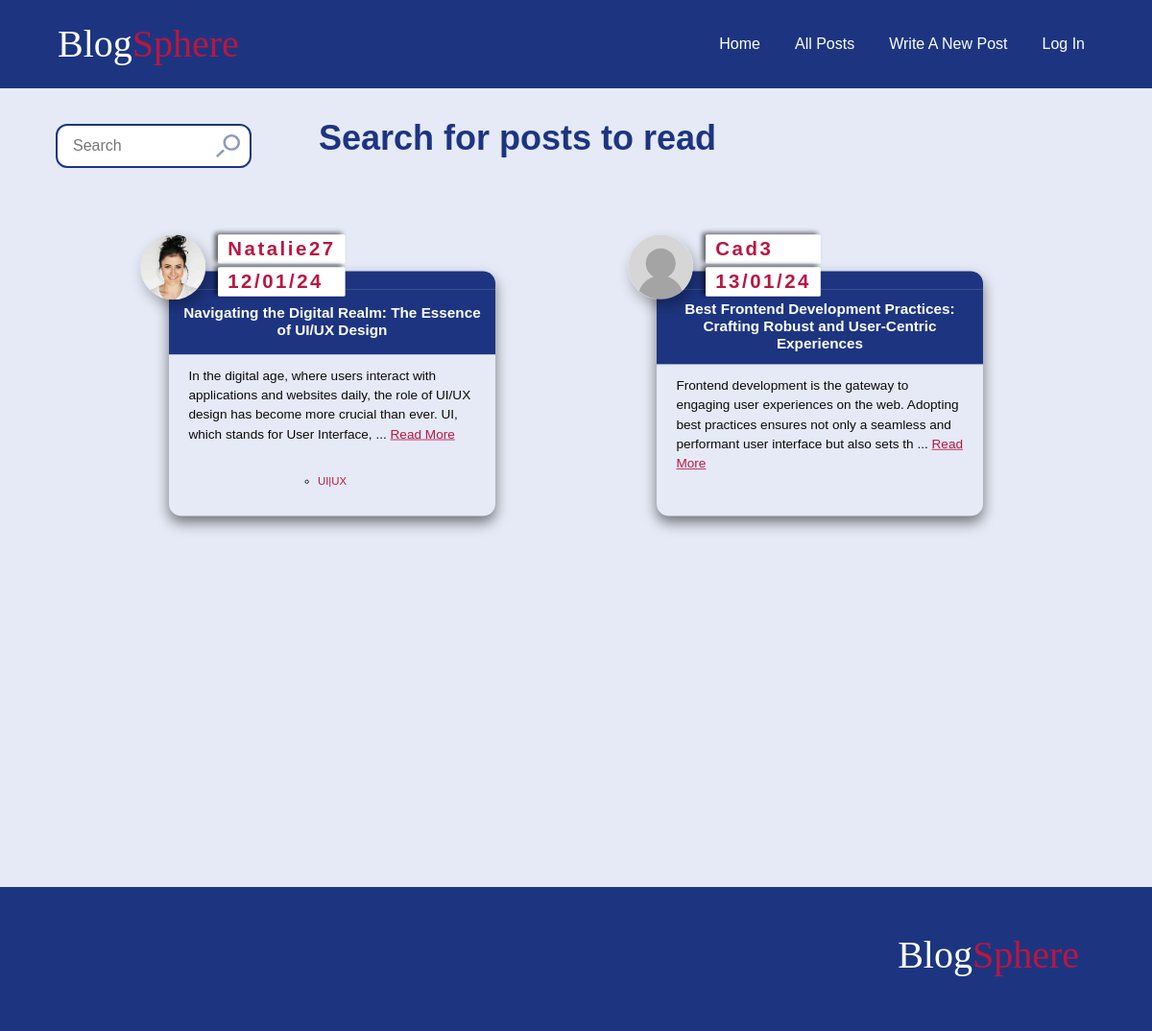
The app's page /posts/, older data.
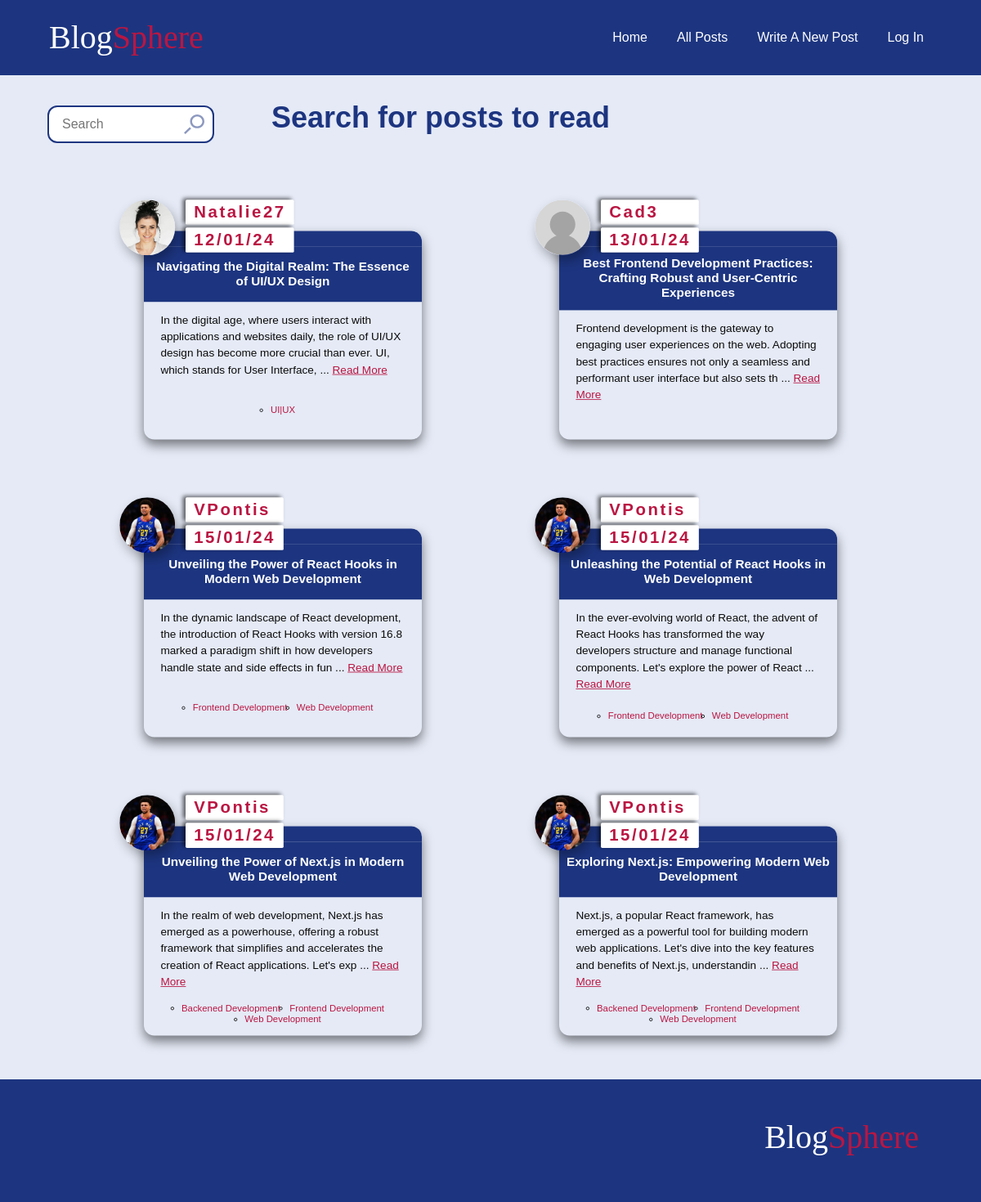
The same page, newer data.
### blog/models.py (models this page shows, shortened)
class Navigation(models.Model):
    text= models.CharField(max_length=100)
    destination= models.CharField(max_length=100)

class Post(models.Model):
    title = models.CharField(max_length=100)
    author = models.ForeignKey(User,  on_delete=models.CASCADE)
    body = models.TextField()
    created_at = models.DateField(auto_now=True)
    tags = models.ManyToManyField(Tag)
    slug = models.SlugField(unique=True, editable= False, blank= True, db_index=True, default='')

class Tag(models.Model):
    name = models.CharField(max_length=100)
    def __str__(self):
        return f'{self.name}'

### accounts/models.py (models this page shows, shortened)
class Profile(models.Model):
    MALE = 'M'
    FEMALE = 'F'
    OTHER = 'O'
    GENDER_CHOICES = [
        (MALE, 'Male'),
        (FEMALE, 'Female'),
        (OTHER, 'Other'),
    ]
    user = models.OneToOneField(User, on_delete=models.CASCADE)
    bio = models.TextField(blank=True,null=True,  max_length = 400)
    profile_pic = models.ImageField( blank=True, null=True)
    gender = models.CharField(null=True,  max_length=1,choices=GENDER_CHOICES, default= MALE)
    birthday = models.DateField(null=True, blank = True, default=default_date)
    job = models.CharField(blank=True, null=True,  max_length = 400)
    first_name = models.CharField(null=True, blank=True, max_length=100)
    last_name = models.CharField(null=True, blank=True, max_length=100)
    email = models.EmailField(null=True, blank=True,  max_length=254)
    full_name = models.CharField(null=True, max_length = 200, blank= True)
    country = models.CharField(null=True, blank=True, max_length=100)
    city = models.CharField(null=True, blank=True, max_length=100)
    following = models.ManyToManyField('self',symmetrical=False, blank=True)
    followers = models.ManyToManyField("self", related_name="followed_by", symmetrical=False, blank=True)

### blog/views.py (the view)
# urls.py: path('posts/', views.all_posts, name='posts'),
def all_posts(request):
   q = request.GET.get('q', '').strip()
   tag = request.GET.get('tag', '')
   filter_param = request.GET.get('filter', '')
   all_posts = posts.all()
   filtered_posts_by_author = posts.filter(author__username__contains=q)
   filtered_posts_by_title =all_posts.filter(title__icontains=q)
   filtered_posts_by_tag = posts.filter(Q(tags__name__contains=q)| Q(tags__name = tag)).distinct()
   if q:
      filtered_posts = posts.filter(
      Q(tags__name=tag) |
      Q(tags__name__icontains=q) |
      Q(author__username__icontains=q) |
      Q(slug__icontains=q)
   ).distinct()
   else:
      filtered_posts = None;
   tag_posts = posts.filter(tags__name = tag)
   context = {
      'all_posts': all_posts,
      'tag': tag,
      'filter': filter_param,
      'filtered_posts': filtered_posts,
      'search': q,
      'tag_posts': tag_posts,
      "filtered_posts_by_author": filtered_posts_by_author,
      "filtered_posts_by_title": filtered_posts_by_title,
      "filtered_posts_by_tag": filtered_posts_by_tag
   }
   return render(request, 'blog/posts.html', context)

### blog/context_processors.py (called while the page is built)
def render_Nav_processor(request):
  if request.user.is_authenticated:
    navigation_links = Navigation.objects.exclude(destination = 'login')
  else:
    navigation_links = Navigation.objects.exclude(destination = 'logout').exclude(destination = 'editProfile')
  return  {
        'nav_links': navigation_links
    }

### blog/templates/blog/posts.html (shortened to what this page needs)
{% extends '../layout.html'%}
{% load static%}
{% block style %}
<link rel="stylesheet" href="{% static "posts.css"%}">
<link rel="stylesheet" href="{% static "article.css"%}">
{% endblock  %}
{% block content %}
<div class="heading-row" >
    <form class="search-container" action={{request.path}} method="GET">
        <input class="search-input" type="text"  placeholder="Search" name="q" id="q">
        <img class="search-icon" src="{% static 'search-icon.svg' %}" alt="search icon">
    </form>
    {% if filtered_posts %}
    <div class="search-container">
<h1>Search Results: <span class="search-container-count" > {{filtered_posts.count}}</span></h1>
<div class="search-container--filter">
{% if filtered_posts.count %}
<h4>Filter by:</h4>
<div class="filter-links">
<a class=" {% if filter == 'author' %} filter-active {% endif %}  filter-by--author filter-link" href="{% url 'posts'%}?filter=author&q={{search}}"> Author <span >{{filtered_posts_by_author.count}}</span> </a>
<a class=" {% if filter == 'title' %} filter-active {% endif %} filter-by--title filter-link" href="{% url 'posts'%}?filter=title&q={{search}}"> Posts <span >{{filtered_posts_by_title.count}}</span></a>
<a class="{% if filter == 'tag' %} filter-active {% endif %} filter-by--tag filter-link" href="{% url 'posts'%}?filter=tag&q={{search}}"> Tags <span >{{filtered_posts_by_tag.count}}</span></a>
<a class="filter-reset filter-link" href="{% url 'posts'%}?q={{search}}"> Reset filter</a>
</div>
{% endif %}
</div>
</div>
{% else %}
{% if tag %}
<h1 >Posts about <span class="post-about">{{tag}}</span></h1>
{% else %}
<h1>Search for posts to read</h1>
{% endif %}
{% endif %}
</div>
     <ul class="blogs">
        {% if tag %}
        {% for post in tag_posts %}
        {% include "components/article.html" %}
        {% endfor %}
        {% else %}
        {% if not filtered_posts and not search %}
    {% for post in all_posts %}
   {% include "components/article.html" %}
    {% endfor %}
  {% endif %}
 {% endif %}</ul>
{% endblock content %}

### templates/components/header.html (shortened to what this page needs)
{% load static%}
{% block style %}
<link rel="stylesheet" href="{% static "header.css"%}">
<link rel="stylesheet" href="{% static "article.css"%}">
{% endblock  %}
<header class="nav-header" >
    <div class="container header">
      <div>
       <span class="logo">Blog<span class="brand-accent">Sphere
    </div><nav >
    <ul class="nav">
     {% for link in nav_links %}
       <li>
        <a href="{% url link.destination %}">{{ link.text | title }}</a>
       </li>
       {% endfor %}
    </ul>
</nav>
</div>
</header>

### templates/components/article.html (shortened to what this page needs)
{% load static %}
<li class="post ">
    {% if not tab %}
    <header class="author">
        {% if post.author != request.user %}
         <a href="{% url 'user-profile' username=post.author tab='informations' %}">
            {% else %}
            <a href="{% url 'editProfile' %}?tab=informations">
       {% endif %}
       {% if post.author.profile.profile_pic %}
       <img class="profile-picture" src="{{ post.author.profile.profile_pic.url }}" alt="Profile Picture">
{% else %}
            <img class="no-picture" src="{% static 'images/no-profile-picture.svg' %}" alt="">
            {% endif%}
        </a>
            <div class="author-post__details">
                {% if post.author != request.user  %}
                <a href="{% url 'user-profile' username=post.author tab='informations' %}">
                    <span class="author-post__details-name">{{post.author.username}}</span> </a>{% endif %}
                    <span class="author-post__details-date">{{post.created_at|date:"d/m/y"}}</span></div>
                </header>
                {% endif %}
                <a href="{% url 'post' post.slug %}">
        <div class="title-container">
            <h3 class="post-title">{{ post.title }}</h3>
        </div>
        <div class="content">
            <p class="post-content">
                {{ post.body|slice:":175" }}
                {% if post.body|length > 175 %}
                ... <a class="read_more" href="{% url 'post' post.slug %}">Read More</a>
                {% endif %}
            </p>
        </a>
            <div class="row">
                <ul class="tags">
                    {% for tag in post.tags.all %}
                        <li><a href="{% url 'posts'%}?tag={{tag}}" class="tag"> {{tag}}</a></li>
                    {% endfor %}
                </ul>
            </div>
    </li>

Row changes from the older to the newer data that the page shows:
added Post: author.profile.profile_pic (picture), author.username "VPontis", created_at "15/01/24", title "Unveiling the Power of React Hooks in Modern Web Development", body "In the dynamic landscape of React development, the introduction of React Hooks with version 16.8 marked a paradigm shift in how developers handle state and side effects in fun", shows "Read More"
now on this page (row unchanged): Tag: name "Frontend Development"
added Tag: name "Web Development"
added Post: author.profile.profile_pic (picture), author.username "VPontis", created_at "15/01/24", title "Unleashing the Potential of React Hooks in Web Development", body "In the ever-evolving world of React, the advent of React Hooks has transformed the way developers structure and manage functional components. Let's explore the power of React", shows "Read More"
added Post: author.profile.profile_pic (picture), author.username "VPontis", created_at "15/01/24", title "Unveiling the Power of Next.js in Modern Web Development", body "In the realm of web development, Next.js has emerged as a powerhouse, offering a robust framework that simplifies and accelerates the creation of React applications. Let's exp", shows "Read More"
now on this page (row unchanged): Tag: name "Backened Development"
added Post: author.profile.profile_pic (picture), author.username "VPontis", created_at "15/01/24", title "Exploring Next.js: Empowering Modern Web Development", body "Next.js, a popular React framework, has emerged as a powerful tool for building modern web applications. Let's dive into the key features and benefits of Next.js, understandin", shows "Read More"
